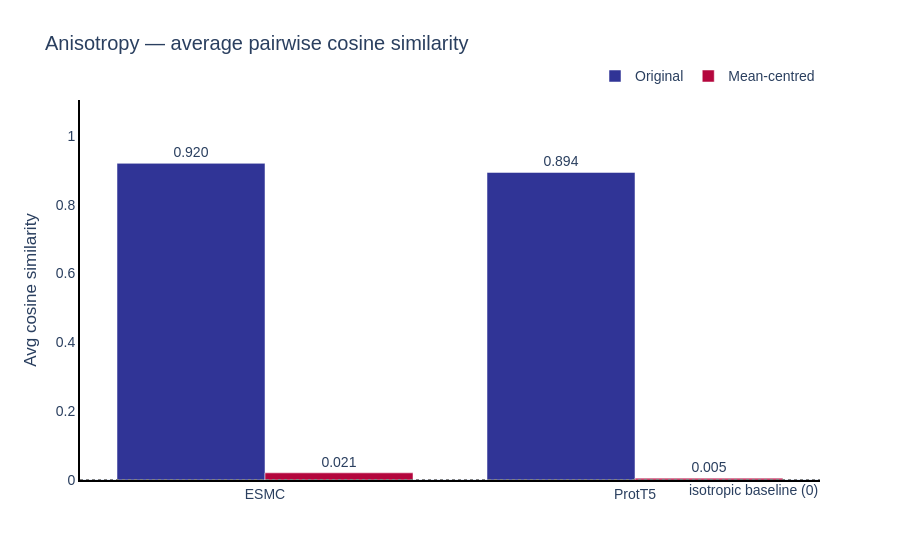

Notebook code for this chart:
### Code cell
df_aniso = aniso.data["summary"]

# Build long-form df: original + MC where available
df_orig = df_aniso[["Embedding", "AvgPairwiseCosineSim"]].copy()
df_orig["Type"] = "Original"
df_orig = df_orig.rename(columns={"AvgPairwiseCosineSim": "Score"})

df_mc = df_aniso[["Embedding", "AvgPairwiseCosineSim_MC"]].dropna(subset=["AvgPairwiseCosineSim_MC"]).copy()
df_mc["Type"] = "Mean-centred"
df_mc = df_mc.rename(columns={"AvgPairwiseCosineSim_MC": "Score"})

df_plot = pd.concat([df_orig, df_mc], ignore_index=True)
type_colors = {"Original": "#303496", "Mean-centred": "#B4063D"}

fig = px.bar(
    df_plot, x="Embedding", y="Score", color="Type", barmode="group",
    text=df_plot["Score"].map("{:.3f}".format),
    title="Anisotropy — average pairwise cosine similarity",
    labels={"Score": "Avg cosine similarity", "Embedding": "", "Type": ""},
    template="plotly_white",
    color_discrete_map=type_colors,
)
fig.update_traces(textposition="outside")
fig.update_layout(
    yaxis=dict(range=[0, df_plot["Score"].max() * 1.2]),
    font=dict(family="Arial", size=14),
    legend=dict(orientation="h", yanchor="bottom", y=1.02, xanchor="right", x=1),
)
fig.add_hline(y=0, line_dash="dot", line_color="grey",
              annotation_text="isotropic baseline (0)", annotation_position="bottom right")
fig.update_xaxes(showline=True, linecolor="black", linewidth=2, showgrid=False)
fig.update_yaxes(showline=True, linecolor="black", linewidth=2, showgrid=False)
fig.show()

### Figure 1 — Plotly figure (JSON) as saved in the notebook; plotly's stock layout.template omitted (floating-point values rounded to 4 significant figures)
{"data": [{"alignmentgroup": "True", "hovertemplate": "=%{x}<br>Avg cosine similarity=%{y}<br>text=%{text}<extra></extra>", "legendgroup": "Original", "marker": {"color": "#303496", "pattern": {"shape": ""}}, "name": "Original", "offsetgroup": "Original", "orientation": "v", "showlegend": true, "text": ["0.920", "0.894"], "textposition": "outside", "type": "bar", "x": ["ESMC", "ProtT5"], "xaxis": "x", "y": [0.9201, 0.8937], "yaxis": "y"}, {"alignmentgroup": "True", "hovertemplate": "=%{x}<br>Avg cosine similarity=%{y}<br>text=%{text}<extra></extra>", "legendgroup": "Mean-centred", "marker": {"color": "#B4063D", "pattern": {"shape": ""}}, "name": "Mean-centred", "offsetgroup": "Mean-centred", "orientation": "v", "showlegend": true, "text": ["0.021", "0.005"], "textposition": "outside", "type": "bar", "x": ["ESMC", "ProtT5"], "xaxis": "x", "y": [0.02078, 0.005307], "yaxis": "y"}], "layout": {"annotations": [{"showarrow": false, "text": "isotropic baseline (0)", "x": 1, "xanchor": "right", "xref": "x domain", "y": 0, "yanchor": "top", "yref": "y"}], "barmode": "group", "font": {"family": "Arial", "size": 14}, "legend": {"orientation": "h", "title": {"text": ""}, "tracegroupgap": 0, "x": 1, "xanchor": "right", "y": 1.02, "yanchor": "bottom"}, "shapes": [{"line": {"color": "grey", "dash": "dot"}, "type": "line", "x0": 0, "x1": 1, "xref": "x domain", "y0": 0, "y1": 0, "yref": "y"}], "title": {"text": "Anisotropy — average pairwise cosine similarity"}, "xaxis": {"anchor": "y", "domain": [0, 1], "linecolor": "black", "linewidth": 2, "showgrid": false, "showline": true, "title": {"text": ""}}, "yaxis": {"anchor": "x", "domain": [0, 1], "linecolor": "black", "linewidth": 2, "range": [0, 1.104], "showgrid": false, "showline": true, "title": {"text": "Avg cosine similarity"}}}}
